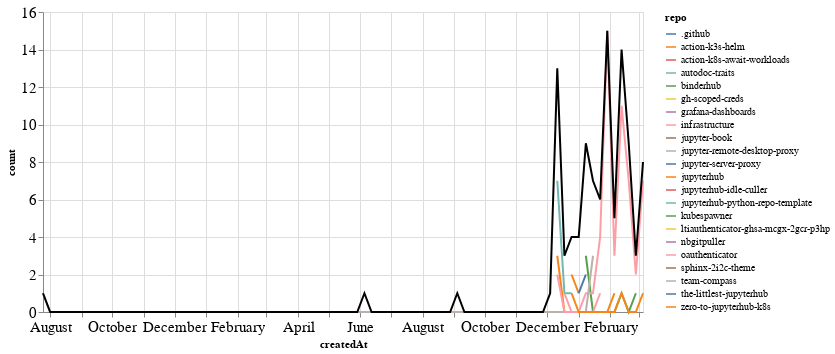

The notebook cell this image was saved under:
### Markdown cell above
### PRs

### Code cell
prs_time = prs.groupby('repo').resample('W', on='createdAt').count()['author'].reset_index()
prs_time = prs_time.rename(columns={'author': 'count'})
prs_time_total = prs_time.groupby('createdAt').agg({"count": "sum"}).reset_index()

ch1 = alt.Chart(prs_time, width=600).mark_line().encode(
    x='createdAt',
    y='count',
    color='repo',
    tooltip="repo"
)

ch2 = alt.Chart(prs_time_total, width=600).mark_line(color="black").encode(
    x='createdAt',
    y='count',
)

ch1 + ch2

### Figure 1 — Vega-Lite specification as saved in the notebook (floating-point values rounded to 4 significant figures; data arrays with more than 128 entries replaced by an {"elided": "..."} marker saying what was removed)
{"config": {"axisLeft": {"labelFontSize": 15}, "axisBottom": {"labelFontSize": 15}}, "layer": [{"data": {"name": "data-9ab6135eba85c5cf6bdea662c60f2b57"}, "mark": "line", "encoding": {"color": {"field": "repo", "type": "nominal"}, "tooltip": {"field": "repo", "type": "nominal"}, "x": {"field": "createdAt", "type": "temporal"}, "y": {"field": "count", "type": "quantitative"}}, "width": 600}, {"data": {"name": "data-57e2d777df46682aad43c9365ab10baa"}, "mark": {"type": "line", "color": "black"}, "encoding": {"x": {"field": "createdAt", "type": "temporal"}, "y": {"field": "count", "type": "quantitative"}}, "width": 600}], "$schema": "https://vega.github.io/schema/vega-lite/v4.17.0.json", "datasets": {"data-9ab6135eba85c5cf6bdea662c60f2b57": {"elided": "145 records"}, "data-57e2d777df46682aad43c9365ab10baa": [{"createdAt": "2021-07-25T00:00:00", "count": 1}, {"createdAt": "2021-08-01T00:00:00", "count": 0}, {"createdAt": "2021-08-08T00:00:00", "count": 0}, {"createdAt": "2021-08-15T00:00:00", "count": 0}, {"createdAt": "2021-08-22T00:00:00", "count": 0}, {"createdAt": "2021-08-29T00:00:00", "count": 0}, {"createdAt": "2021-09-05T00:00:00", "count": 0}, {"createdAt": "2021-09-12T00:00:00", "count": 0}, {"createdAt": "2021-09-19T00:00:00", "count": 0}, {"createdAt": "2021-09-26T00:00:00", "count": 0}, {"createdAt": "2021-10-03T00:00:00", "count": 0}, {"createdAt": "2021-10-10T00:00:00", "count": 0}, {"createdAt": "2021-10-17T00:00:00", "count": 0}, {"createdAt": "2021-10-24T00:00:00", "count": 0}, {"createdAt": "2021-10-31T00:00:00", "count": 0}, {"createdAt": "2021-11-07T00:00:00", "count": 0}, {"createdAt": "2021-11-14T00:00:00", "count": 0}, {"createdAt": "2021-11-21T00:00:00", "count": 0}, {"createdAt": "2021-11-28T00:00:00", "count": 0}, {"createdAt": "2021-12-05T00:00:00", "count": 0}, {"createdAt": "2021-12-12T00:00:00", "count": 0}, {"createdAt": "2021-12-19T00:00:00", "count": 0}, {"createdAt": "2021-12-26T00:00:00", "count": 0}, {"createdAt": "2022-01-02T00:00:00", "count": 0}, {"createdAt": "2022-01-09T00:00:00", "count": 0}, {"createdAt": "2022-01-16T00:00:00", "count": 0}, {"createdAt": "2022-01-23T00:00:00", "count": 0}, {"createdAt": "2022-01-30T00:00:00", "count": 0}, {"createdAt": "2022-02-06T00:00:00", "count": 0}, {"createdAt": "2022-02-13T00:00:00", "count": 0}, {"createdAt": "2022-02-20T00:00:00", "count": 0}, {"createdAt": "2022-02-27T00:00:00", "count": 0}, {"createdAt": "2022-03-06T00:00:00", "count": 0}, {"createdAt": "2022-03-13T00:00:00", "count": 0}, {"createdAt": "2022-03-20T00:00:00", "count": 0}, {"createdAt": "2022-03-27T00:00:00", "count": 0}, {"createdAt": "2022-04-03T00:00:00", "count": 0}, {"createdAt": "2022-04-10T00:00:00", "count": 0}, {"createdAt": "2022-04-17T00:00:00", "count": 0}, {"createdAt": "2022-04-24T00:00:00", "count": 0}, {"createdAt": "2022-05-01T00:00:00", "count": 0}, {"createdAt": "2022-05-08T00:00:00", "count": 0}, {"createdAt": "2022-05-15T00:00:00", "count": 0}, {"createdAt": "2022-05-22T00:00:00", "count": 0}, {"createdAt": "2022-05-29T00:00:00", "count": 0}, {"createdAt": "2022-06-05T00:00:00", "count": 1}, {"createdAt": "2022-06-12T00:00:00", "count": 0}, {"createdAt": "2022-06-19T00:00:00", "count": 0}, {"createdAt": "2022-06-26T00:00:00", "count": 0}, {"createdAt": "2022-07-03T00:00:00", "count": 0}, {"createdAt": "2022-07-10T00:00:00", "count": 0}, {"createdAt": "2022-07-17T00:00:00", "count": 0}, {"createdAt": "2022-07-24T00:00:00", "count": 0}, {"createdAt": "2022-07-31T00:00:00", "count": 0}, {"createdAt": "2022-08-07T00:00:00", "count": 0}, {"createdAt": "2022-08-14T00:00:00", "count": 0}, {"createdAt": "2022-08-21T00:00:00", "count": 0}, {"createdAt": "2022-08-28T00:00:00", "count": 0}, {"createdAt": "2022-09-04T00:00:00", "count": 1}, {"createdAt": "2022-09-11T00:00:00", "count": 0}, {"createdAt": "2022-09-18T00:00:00", "count": 0}, {"createdAt": "2022-09-25T00:00:00", "count": 0}, {"createdAt": "2022-10-02T00:00:00", "count": 0}, {"createdAt": "2022-10-09T00:00:00", "count": 0}, {"createdAt": "2022-10-16T00:00:00", "count": 0}, {"createdAt": "2022-10-23T00:00:00", "count": 0}, {"createdAt": "2022-10-30T00:00:00", "count": 0}, {"createdAt": "2022-11-06T00:00:00", "count": 0}, {"createdAt": "2022-11-13T00:00:00", "count": 0}, {"createdAt": "2022-11-20T00:00:00", "count": 0}, {"createdAt": "2022-11-27T00:00:00", "count": 0}, {"createdAt": "2022-12-04T00:00:00", "count": 1}, {"createdAt": "2022-12-11T00:00:00", "count": 13}, {"createdAt": "2022-12-18T00:00:00", "count": 3}, {"createdAt": "2022-12-25T00:00:00", "count": 4}, {"createdAt": "2023-01-01T00:00:00", "count": 4}, {"createdAt": "2023-01-08T00:00:00", "count": 9}, {"createdAt": "2023-01-15T00:00:00", "count": 7}, {"createdAt": "2023-01-22T00:00:00", "count": 6}, {"createdAt": "2023-01-29T00:00:00", "count": 15}, {"createdAt": "2023-02-05T00:00:00", "count": 5}, {"createdAt": "2023-02-12T00:00:00", "count": 14}, {"createdAt": "2023-02-19T00:00:00", "count": 9}, {"createdAt": "2023-02-26T00:00:00", "count": 3}, {"createdAt": "2023-03-05T00:00:00", "count": 8}]}}
